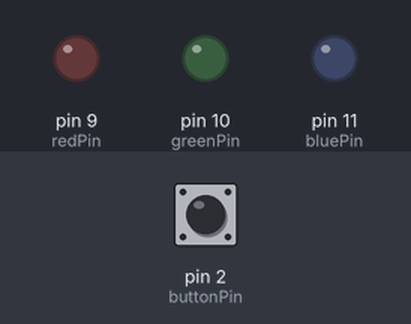
Recording of a sketch running on a simulated Teensy 3. Parts: output pins drawn as LEDs (lit = HIGH). The test bench sets the inputs (shaded band); at power-on: pin 2 (buttonPin) HIGH.

Above: at 0.0 s.
At 3.2 s:
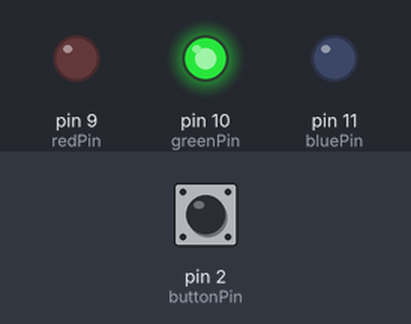
3.3 s: pin 2 (buttonPin) pulled LOW for 0.15 s
At 4.3 s:
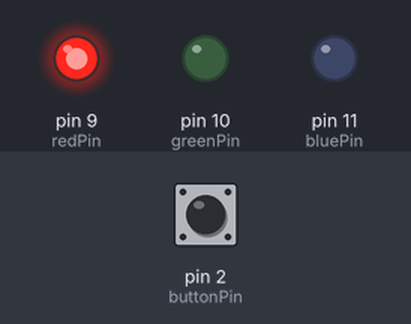
Timing chart, 0 to 30.8 s (numbered marks = the images above; inputs shaded):
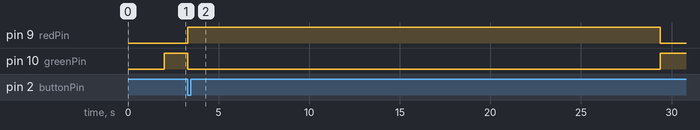

Measured:
- after the input at 3.3 s, pin 9 (redPin): LOW → HIGH at once, → LOW 26.1 s later; pin 10 (greenPin): HIGH → LOW at once, → HIGH 26.1 s later

The sketch:

ChromebookEnroller.ino
```cpp
/* This is a modification of code found at http://jamesonchrome.blogspot.com/2015/08/version-44-code-with-ctrl-alt-e.html to make use of a Teensy 3.2s and Teensy-LC for automated chromebook enrollment
   The modification handles all enrollment screens as of ChromeOS 54.*. The code does not however enter WiFi information as the expectation is
   that the Chromebook will be attached to ethernet for enrollment. WiFi info will be supplied by policy on the Admin console.

   Depending on your network speed or other factors you may need to tweek the delay settings. These are the settings that I found in my envirmoment allowed enough time for screens to process
   but not to much time you are waiting forever. You mus change the username and password in the code - lines 58 and 66
*/

/*
    This code will need to be modified to work with newer ChromeOS versions. The button code can be stripped. It was used for feed back on custom built boxes.
*/

#include <Bounce.h>

//Button and LED pins.
const int buttonPin = 2;
int redPin = 9;
int greenPin = 10;
int bluePin = 11;


// Instantiate a Bounce object
Bounce button0 = Bounce(buttonPin, 10);

void setup() {

  //Give the Chromebook time to register keyboard.
  delay(2000);

  //Set red and green pins to output.
  pinMode(redPin, OUTPUT);
  pinMode(greenPin, OUTPUT);
  pinMode(bluePin, OUTPUT);
  ;

  //digitalWrite(buttonPower,HIGH);
  // Setup the button with an internal pull-up :
  pinMode(buttonPin, INPUT_PULLUP); //

  //Initialize LED to Green.
  setColor(0,255,0);

}

void loop() {

  // Update the Bounce instance :
  button0.update();

  //If button is not pressed set color of led to green (green means go). If pressed runDelay() function
  if (button0.risingEdge() ) {
    setColor(0,255,0);
    }

  //If button is pressed set color of led to red (red means stop).
  if (button0.fallingEdge()){
      setColor(255,0,0);
      runSteps();
      }
}

//Sets color of LED
void setColor(int red, int green, int blue){
  #ifdef COMMON_ANODE
    red = 255 - red;
    green = 255 - green;
    blue = 255 - blue;
  #endif
  analogWrite(redPin, red);
  analogWrite(greenPin, green);
  analogWrite(bluePin, blue);
}

//Sets color of led to Red (red means stop), delay for 3 secons.
void runDelay (){
  setColor(255,0,0);
  delay(300);
  setColor(0,0,255);
  delay(300);
  setColor(255,0,0);
  delay(300);
  setColor(0,0,255);
  }

void runSteps(){
//Welcome Screen******************************
delay(200);
Keyboard.set_key1(KEY_TAB); //the next for lines tell the computer to send the TAB key
Keyboard.send_now();
Keyboard.set_key1(0);  //these next two lines tell the comuputer to stop sending the TAB key
Keyboard.send_now();
delay(200);
Keyboard.set_key1(KEY_TAB); //the next for lines tell the computer to send the TAB key
Keyboard.send_now();
Keyboard.set_key1(0);  //these next two lines tell the comuputer to stop sending the TAB key
Keyboard.send_now();
delay(200);
Keyboard.set_key1(KEY_TAB); //the next for lines tell the computer to send the TAB key
Keyboard.send_now();
Keyboard.set_key1(0);  //these next two lines tell the comuputer to stop sending the TAB key
Keyboard.send_now();
delay(200);
Keyboard.set_key1(KEY_ENTER); //the next for lines tell the computer to send the Enter key
Keyboard.send_now();
Keyboard.set_key1(0);  //these next two lines tell the comuputer to stop sending the Enter key
Keyboard.send_now();
delay(5000);

//Chrome OS TERMS**************
Keyboard.set_key1(KEY_ENTER); //the next for lines tell the computer to send the Enter key
Keyboard.send_now();
Keyboard.set_key1(0);  //these next two lines tell the comuputer to stop sending the Enter key
Keyboard.send_now();
delay(5000);

//Sign In Screen (Enrollment Keys)**************************
Keyboard.set_modifier(MODIFIERKEY_CTRL); // press and hold CTRL
Keyboard.send_now();
Keyboard.set_modifier(MODIFIERKEY_CTRL | MODIFIERKEY_ALT); // press ALT while still holding CTRL
Keyboard.send_now();
Keyboard.set_key1(KEY_E); // press E, while CLTR and ALT still held
Keyboard.send_now();
Keyboard.set_modifier(0); // release all the keys at the same instant
Keyboard.set_key1(0);
Keyboard.send_now();
delay(5000);

//Username screen*********************
Keyboard.print("chrometech@d93mail.com"); //types username
Keyboard.set_key1(KEY_ENTER); //the next for lines tell the computer to send the Enter key
Keyboard.send_now();
Keyboard.set_key1(0);  //these next two lines tell the comuputer to stop sending the Enter key
Keyboard.send_now();
delay(5000);

//Password Screen*********************
Keyboard.print("Enr0llThem"); //types password
Keyboard.set_key1(KEY_ENTER); //the next for lines tell the computer to send the Enter key
Keyboard.send_now();
Keyboard.set_key1(0);  //these next two lines tell the comuputer to stop sending the Enter key
Keyboard.send_now();
delay(5000);

//Asset Screen*********************
Keyboard.set_key1(KEY_ENTER); //the next for lines tell the computer to send the Enter key
Keyboard.send_now();
Keyboard.set_key1(0);  //these next two lines tell the comuputer to stop sending the Enter key
Keyboard.send_now();
delay(200);

//Success Screen*********************
Keyboard.set_key1(KEY_ENTER); //the next for lines tell the computer to send the Enter key
Keyboard.send_now();
Keyboard.set_key1(0);  //these next two lines tell the comuputer to stop sending the Enter key
Keyboard.send_now();

//return 0;
}

/*Click your mouse cursor here when uploadingotherwise the teensy will type into your code


      YOURUSERNAME
      YOURPASSWORD


*/
```
